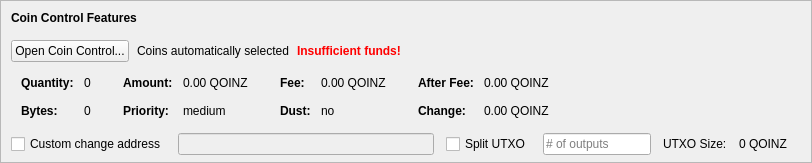
    <widget class="QFrame" name="frameCoinControl">
     <property name="sizePolicy">
      <sizepolicy hsizetype="Expanding" vsizetype="Expanding">
       <horstretch>0</horstretch>
       <verstretch>0</verstretch>
      </sizepolicy>
     </property>
     <property name="maximumSize">
      <size>
       <width>16777215</width>
       <height>16777215</height>
      </size>
     </property>
     <property name="frameShape">
      <enum>QFrame::StyledPanel</enum>
     </property>
     <property name="frameShadow">
      <enum>QFrame::Sunken</enum>
     </property>
     <layout class="QVBoxLayout" name="verticalLayoutCoinControl2">
      <property name="spacing">
       <number>0</number>
      </property>
      <property name="leftMargin">
       <number>0</number>
      </property>
      <property name="topMargin">
       <number>0</number>
      </property>
      <property name="rightMargin">
       <number>0</number>
      </property>
      <property name="bottomMargin">
       <number>6</number>
      </property>
      <item>
       <layout class="QVBoxLayout" name="verticalLayoutCoinControl" stretch="0,0,0,0,1">
        <property name="spacing">
         <number>0</number>
        </property>
        <property name="leftMargin">
         <number>10</number>
        </property>
        <property name="topMargin">
         <number>10</number>
        </property>
        <item>
         <layout class="QHBoxLayout" name="horizontalLayoutCoinControl1">
          <property name="bottomMargin">
           <number>15</number>
          </property>
          <item>
           <widget class="QLabel" name="labelCoinControlFeatures">
            <property name="sizePolicy">
             <sizepolicy hsizetype="Preferred" vsizetype="Maximum">
              <horstretch>0</horstretch>
              <verstretch>0</verstretch>
             </sizepolicy>
            </property>
            <property name="font">
             <font>
              <weight>75</weight>
              <bold>true</bold>
             </font>
            </property>
            <property name="styleSheet">
             <string notr="true">font-weight:bold;</string>
            </property>
            <property name="text">
             <string>Coin Control Features</string>
            </property>
           </widget>
          </item>
         </layout>
        </item>
        <item>
         <layout class="QHBoxLayout" name="horizontalLayoutCoinControl2" stretch="0,0,0,0">
          <property name="spacing">
           <number>8</number>
          </property>
          <property name="bottomMargin">
           <number>10</number>
          </property>
          <item>
           <widget class="QPushButton" name="pushButtonCoinControl">
            <property name="styleSheet">
             <string notr="true"/>
            </property>
            <property name="text">
             <string>Open Coin Control...</string>
            </property>
            <property name="autoDefault">
             <bool>false</bool>
            </property>
           </widget>
          </item>
          <item>
           <widget class="QLabel" name="labelCoinControlAutomaticallySelected">
            <property name="text">
             <string>Coins automatically selected</string>
            </property>
            <property name="margin">
             <number>5</number>
            </property>
           </widget>
          </item>
          <item>
           <widget class="QLabel" name="labelCoinControlInsuffFunds">
            <property name="font">
             <font>
              <weight>75</weight>
              <bold>true</bold>
             </font>
            </property>
            <property name="styleSheet">
             <string notr="true">color:red;font-weight:bold;</string>
            </property>
            <property name="text">
             <string>Insufficient funds!</string>
            </property>
            <property name="margin">
             <number>5</number>
            </property>
           </widget>
          </item>
          <item>
           <spacer name="horizontalSpacerCoinControl">
            <property name="orientation">
             <enum>Qt::Horizontal</enum>
            </property>
            <property name="sizeHint" stdset="0">
             <size>
              <width>40</width>
              <height>1</height>
             </size>
            </property>
           </spacer>
          </item>
         </layout>
        </item>
        <item>
         <widget class="QWidget" name="widgetCoinControl" native="true">
          <property name="sizePolicy">
           <sizepolicy hsizetype="Preferred" vsizetype="Preferred">
            <horstretch>0</horstretch>
            <verstretch>0</verstretch>
           </sizepolicy>
          </property>
          <property name="minimumSize">
           <size>
            <width>0</width>
            <height>0</height>
           </size>
          </property>
          <property name="styleSheet">
           <string notr="true"/>
          </property>
          <layout class="QHBoxLayout" name="horizontalLayoutCoinControl5">
           <property name="leftMargin">
            <number>0</number>
           </property>
           <property name="topMargin">
            <number>0</number>
           </property>
           <property name="rightMargin">
            <number>0</number>
           </property>
           <property name="bottomMargin">
            <number>0</number>
           </property>
           <item>
            <layout class="QHBoxLayout" name="horizontalLayoutCoinControl3" stretch="0,0,0,1">
             <property name="spacing">
              <number>20</number>
             </property>
             <property name="topMargin">
              <number>0</number>
             </property>
             <property name="bottomMargin">
              <number>10</number>
             </property>
             <item>
              <layout class="QFormLayout" name="formLayoutCoinControl1">
               <property name="horizontalSpacing">
                <number>10</number>
               </property>
               <property name="verticalSpacing">
                <number>14</number>
               </property>
               <property name="leftMargin">
                <number>10</number>
               </property>
               <property name="topMargin">
                <number>4</number>
               </property>
               <property name="rightMargin">
                <number>6</number>
               </property>
               <item row="0" column="0">
                <widget class="QLabel" name="labelCoinControlQuantityText">
                 <property name="font">
                  <font>
                   <weight>75</weight>
                   <bold>true</bold>
                  </font>
                 </property>
                 <property name="text">
                  <string>Quantity:</string>
                 </property>
                 <property name="margin">
                  <number>0</number>
                 </property>
                </widget>
               </item>
               <item row="0" column="1">
                <widget class="QLabel" name="labelCoinControlQuantity">
                 <property name="cursor">
                  <cursorShape>IBeamCursor</cursorShape>
                 </property>
                 <property name="contextMenuPolicy">
                  <enum>Qt::ActionsContextMenu</enum>
                 </property>
                 <property name="text">
                  <string notr="true">0</string>
                 </property>
                 <property name="margin">
                  <number>0</number>
                 </property>
                 <property name="textInteractionFlags">
                  <set>Qt::LinksAccessibleByMouse|Qt::TextSelectableByKeyboard|Qt::TextSelectableByMouse</set>
                 </property>
                </widget>
               </item>
               <item row="1" column="0">
                <widget class="QLabel" name="labelCoinControlBytesText">
                 <property name="font">
                  <font>
                   <weight>75</weight>
                   <bold>true</bold>
                  </font>
                 </property>
                 <property name="text">
                  <string>Bytes:</string>
                 </property>
                </widget>
               </item>
               <item row="1" column="1">
                <widget class="QLabel" name="labelCoinControlBytes">
                 <property name="cursor">
                  <cursorShape>IBeamCursor</cursorShape>
                 </property>
                 <property name="contextMenuPolicy">
                  <enum>Qt::ActionsContextMenu</enum>
                 </property>
                 <property name="text">
                  <string notr="true">0</string>
                 </property>
                 <property name="textInteractionFlags">
                  <set>Qt::LinksAccessibleByMouse|Qt::TextSelectableByKeyboard|Qt::TextSelectableByMouse</set>
                 </property>
                </widget>
               </item>
              </layout>
             </item>
             <item>
              <layout class="QFormLayout" name="formLayoutCoinControl2">
               <property name="horizontalSpacing">
                <number>10</number>
               </property>
               <property name="verticalSpacing">
                <number>14</number>
               </property>
               <property name="leftMargin">
                <number>6</number>
               </property>
               <property name="topMargin">
                <number>4</number>
               </property>
               <property name="rightMargin">
                <number>6</number>
               </property>
               <item row="0" column="0">
                <widget class="QLabel" name="labelCoinControlAmountText">
                 <property name="font">
                  <font>
                   <weight>75</weight>
                   <bold>true</bold>
                  </font>
                 </property>
                 <property name="text">
                  <string>Amount:</string>
                 </property>
                 <property name="margin">
                  <number>0</number>
                 </property>
                </widget>
               </item>
               <item row="0" column="1">
                <widget class="QLabel" name="labelCoinControlAmount">
                 <property name="cursor">
                  <cursorShape>IBeamCursor</cursorShape>
                 </property>
                 <property name="contextMenuPolicy">
                  <enum>Qt::ActionsContextMenu</enum>
                 </property>
                 <property name="text">
                  <string notr="true">0.00 QOINZ</string>
                 </property>
                 <property name="textInteractionFlags">
                  <set>Qt::LinksAccessibleByMouse|Qt::TextSelectableByKeyboard|Qt::TextSelectableByMouse</set>
                 </property>
                </widget>
               </item>
               <item row="1" column="0">
                <widget class="QLabel" name="labelCoinControlPriorityText">
                 <property name="font">
                  <font>
                   <weight>75</weight>
                   <bold>true</bold>
                  </font>
                 </property>
                 <property name="text">
                  <string>Priority:</string>
                 </property>
                </widget>
               </item>
               <item row="1" column="1">
                <widget class="QLabel" name="labelCoinControlPriority">
                 <property name="cursor">
                  <cursorShape>IBeamCursor</cursorShape>
                 </property>
                 <property name="contextMenuPolicy">
                  <enum>Qt::ActionsContextMenu</enum>
                 </property>
                 <property name="text">
                  <string>medium</string>
                 </property>
                 <property name="textInteractionFlags">
                  <set>Qt::LinksAccessibleByMouse|Qt::TextSelectableByKeyboard|Qt::TextSelectableByMouse</set>
                 </property>
                </widget>
               </item>
              </layout>
             </item>
             <item>
              <layout class="QFormLayout" name="formLayoutCoinControl3">
               <property name="horizontalSpacing">
                <number>10</number>
               </property>
               <property name="verticalSpacing">
                <number>14</number>
               </property>
               <property name="leftMargin">
                <number>6</number>
               </property>
               <property name="topMargin">
                <number>4</number>
               </property>
               <property name="rightMargin">
                <number>6</number>
               </property>
               <item row="0" column="0">
                <widget class="QLabel" name="labelCoinControlFeeText">
                 <property name="font">
                  <font>
                   <weight>75</weight>
                   <bold>true</bold>
                  </font>
                 </property>
                 <property name="text">
                  <string>Fee:</string>
                 </property>
                 <property name="margin">
                  <number>0</number>
                 </property>
                </widget>
               </item>
               <item row="0" column="1">
                <widget class="QLabel" name="labelCoinControlFee">
                 <property name="cursor">
                  <cursorShape>IBeamCursor</cursorShape>
                 </property>
                 <property name="contextMenuPolicy">
                  <enum>Qt::ActionsContextMenu</enum>
                 </property>
                 <property name="text">
                  <string notr="true">0.00 QOINZ</string>
                 </property>
                 <property name="textInteractionFlags">
                  <set>Qt::LinksAccessibleByMouse|Qt::TextSelectableByKeyboard|Qt::TextSelectableByMouse</set>
                 </property>
                </widget>
               </item>
               <item row="1" column="0">
                <widget class="QLabel" name="labelCoinControlLowOutputText">
                 <property name="font">
                  <font>
                   <weight>75</weight>
                   <bold>true</bold>
                  </font>
                 </property>
                 <property name="text">
                  <string>Dust:</string>
                 </property>
                </widget>
               </item>
               <item row="1" column="1">
                <widget class="QLabel" name="labelCoinControlLowOutput">
                 <property name="cursor">
                  <cursorShape>IBeamCursor</cursorShape>
                 </property>
                 <property name="contextMenuPolicy">
                  <enum>Qt::ActionsContextMenu</enum>
                 </property>
                 <property name="text">
                  <string>no</string>
                 </property>
                 <property name="textInteractionFlags">
                  <set>Qt::LinksAccessibleByMouse|Qt::TextSelectableByKeyboard|Qt::TextSelectableByMouse</set>
                 </property>
                </widget>
               </item>
              </layout>
             </item>
             <item>
              <layout class="QFormLayout" name="formLayoutCoinControl4">
               <property name="horizontalSpacing">
                <number>10</number>
               </property>
               <property name="verticalSpacing">
                <number>14</number>
               </property>
               <property name="leftMargin">
                <number>6</number>
               </property>
               <property name="topMargin">
                <number>4</number>
               </property>
               <property name="rightMargin">
                <number>6</number>
               </property>
               <item row="0" column="0">
                <widget class="QLabel" name="labelCoinControlAfterFeeText">
                 <property name="font">
                  <font>
                   <weight>75</weight>
                   <bold>true</bold>
                  </font>
                 </property>
                 <property name="text">
                  <string>After Fee:</string>
                 </property>
                 <property name="margin">
                  <number>0</number>
                 </property>
                </widget>
               </item>
               <item row="0" column="1">
                <widget class="QLabel" name="labelCoinControlAfterFee">
                 <property name="cursor">
                  <cursorShape>IBeamCursor</cursorShape>
                 </property>
                 <property name="contextMenuPolicy">
                  <enum>Qt::ActionsContextMenu</enum>
                 </property>
                 <property name="text">
                  <string notr="true">0.00 QOINZ</string>
                 </property>
                 <property name="textInteractionFlags">
                  <set>Qt::LinksAccessibleByMouse|Qt::TextSelectableByKeyboard|Qt::TextSelectableByMouse</set>
                 </property>
                </widget>
               </item>
               <item row="1" column="0">
                <widget class="QLabel" name="labelCoinControlChangeText">
                 <property name="font">
                  <font>
                   <weight>75</weight>
                   <bold>true</bold>
                  </font>
                 </property>
                 <property name="text">
                  <string>Change:</string>
                 </property>
                </widget>
               </item>
               <item row="1" column="1">
                <widget class="QLabel" name="labelCoinControlChange">
                 <property name="cursor">
                  <cursorShape>IBeamCursor</cursorShape>
                 </property>
                 <property name="contextMenuPolicy">
                  <enum>Qt::ActionsContextMenu</enum>
                 </property>
                 <property name="text">
                  <string notr="true">0.00 QOINZ</string>
                 </property>
                 <property name="textInteractionFlags">
                  <set>Qt::LinksAccessibleByMouse|Qt::TextSelectableByKeyboard|Qt::TextSelectableByMouse</set>
                 </property>
                </widget>
               </item>
              </layout>
             </item>
            </layout>
           </item>
          </layout>
         </widget>
        </item>
        <item>
         <layout class="QHBoxLayout" name="horizontalLayoutCoinControl4" stretch="0,0,0,0,0,0,0">
          <property name="spacing">
           <number>12</number>
          </property>
          <property name="sizeConstraint">
           <enum>QLayout::SetDefaultConstraint</enum>
          </property>
          <property name="topMargin">
           <number>5</number>
          </property>
          <property name="rightMargin">
           <number>5</number>
          </property>
          <item>
           <widget class="QCheckBox" name="checkBoxCoinControlChange">
            <property name="toolTip">
             <string>If this is activated, but the change address is empty or invalid, change will be sent to a newly generated address.</string>
            </property>
            <property name="text">
             <string>Custom change address</string>
            </property>
           </widget>
          </item>
          <item>
           <widget class="QValidatedLineEdit" name="lineEditCoinControlChange">
            <property name="enabled">
             <bool>false</bool>
            </property>
            <property name="sizePolicy">
             <sizepolicy hsizetype="Expanding" vsizetype="Fixed">
              <horstretch>0</horstretch>
              <verstretch>0</verstretch>
             </sizepolicy>
            </property>
           </widget>
          </item>
          <item>
           <widget class="QCheckBox" name="splitBlockCheckBox">
            <property name="text">
             <string>Split UTXO</string>
            </property>
           </widget>
          </item>
          <item>
           <widget class="QLineEdit" name="splitBlockLineEdit">
            <property name="sizePolicy">
             <sizepolicy hsizetype="Fixed" vsizetype="Fixed">
              <horstretch>50</horstretch>
              <verstretch>0</verstretch>
             </sizepolicy>
            </property>
            <property name="placeholderText">
             <string># of outputs</string>
            </property>
           </widget>
          </item>
          <item>
           <widget class="QLabel" name="labelBlockSizeText">
            <property name="text">
             <string>UTXO Size:</string>
            </property>
           </widget>
          </item>
          <item>
           <widget class="QLabel" name="labelBlockSize">
            <property name="text">
             <string>0 QOINZ</string>
            </property>
           </widget>
          </item>
          <item>
           <widget class="QLabel" name="labelCoinControlChangeLabel">
            <property name="sizePolicy">
             <sizepolicy hsizetype="Preferred" vsizetype="Expanding">
              <horstretch>0</horstretch>
              <verstretch>0</verstretch>
             </sizepolicy>
            </property>
            <property name="minimumSize">
             <size>
              <width>0</width>
              <height>0</height>
             </size>
            </property>
            <property name="text">
             <string/>
            </property>
            <property name="margin">
             <number>3</number>
            </property>
           </widget>
          </item>
         </layout>
        </item>
        <item>
         <spacer name="verticalSpacerCoinControl">
          <property name="orientation">
           <enum>Qt::Vertical</enum>
          </property>
          <property name="sizeHint" stdset="0">
           <size>
            <width>800</width>
            <height>1</height>
           </size>
          </property>
         </spacer>
        </item>
       </layout>
      </item>
     </layout>
    </widget>
